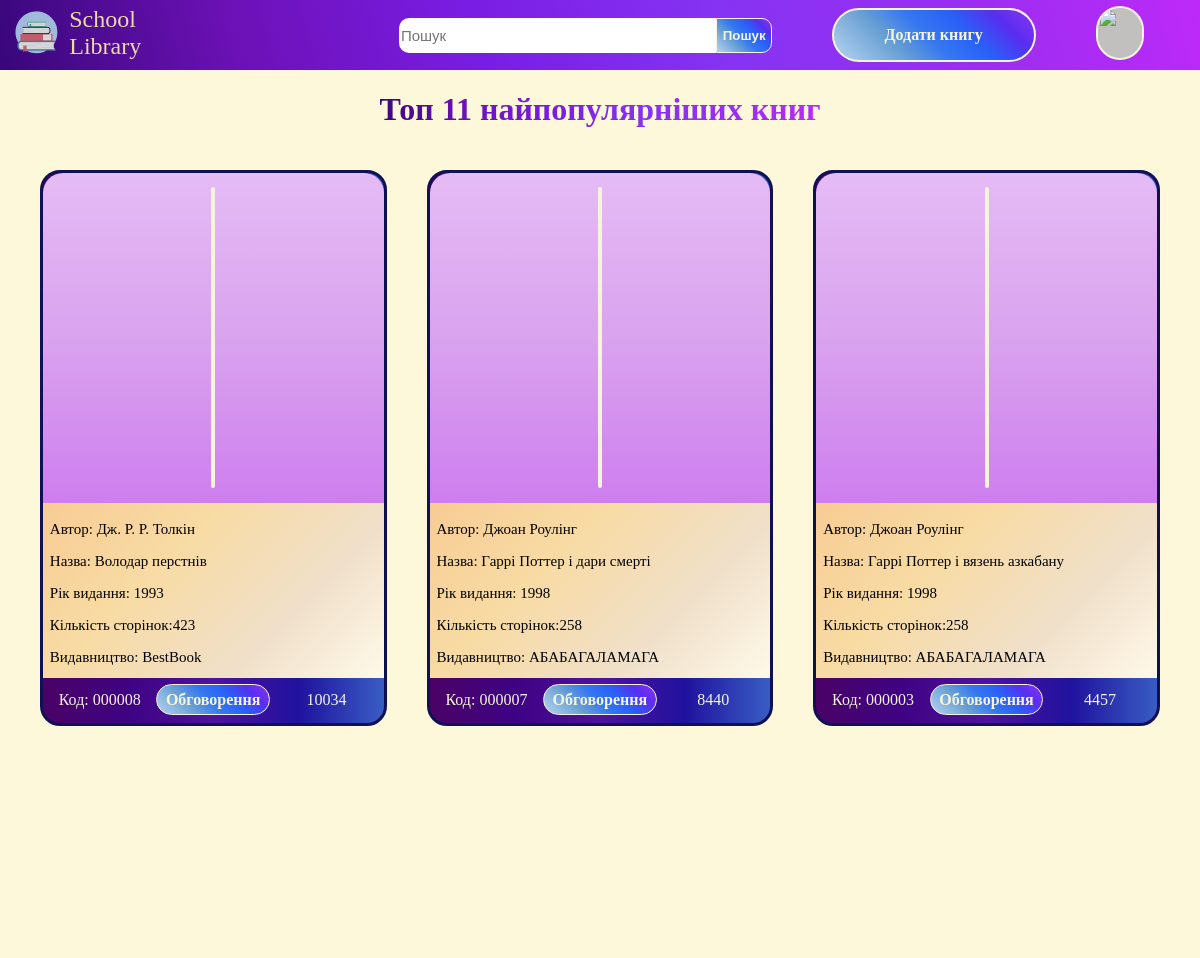
The app's page / (upper part), older data.
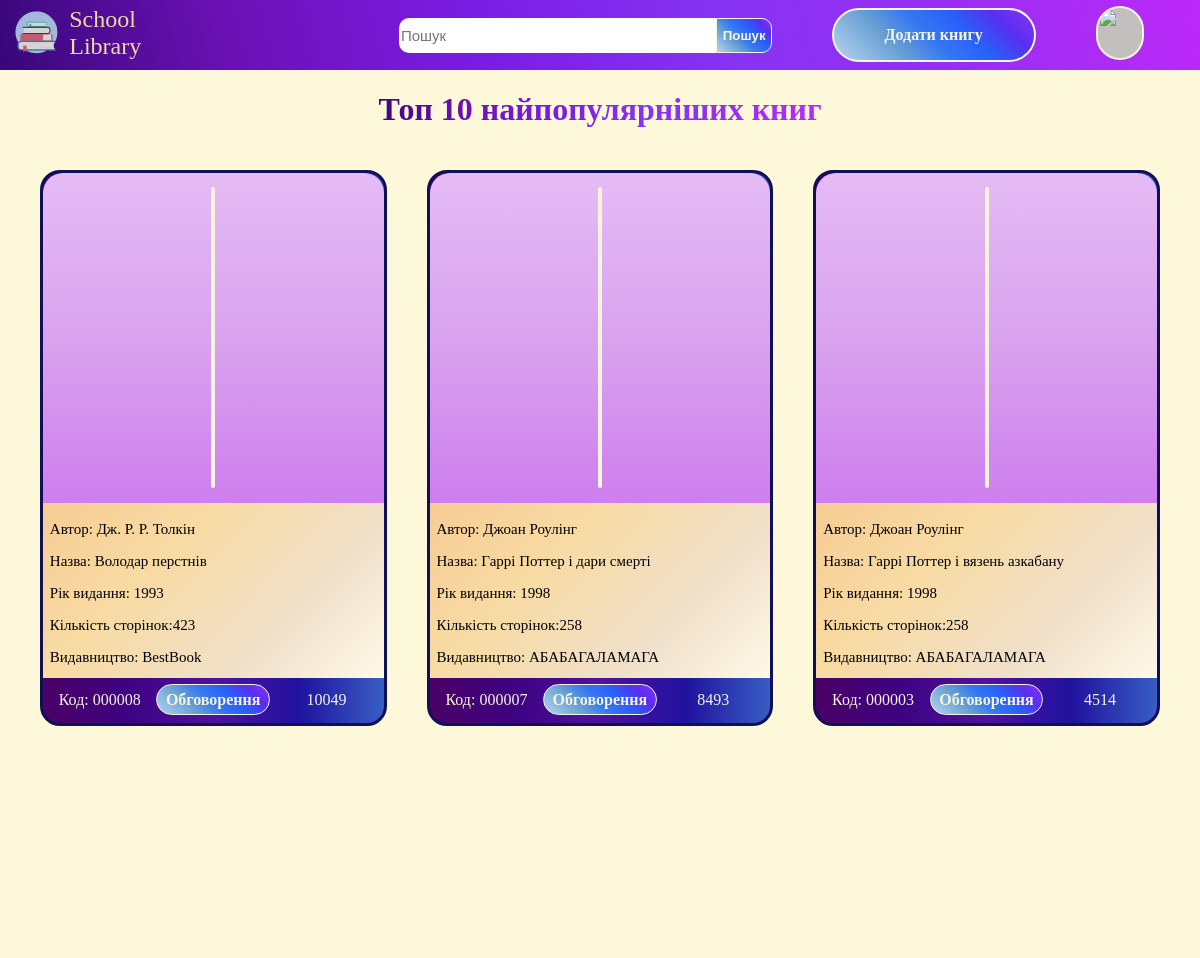
The same page, newer data.
### tables this page shows
CREATE TABLE "book" (
	"book_id"	TEXT UNIQUE,
	"author"	text NOT NULL,
	"name"	TEXT NOT NULL,
	"company"	text NOT NULL,
	"pages"	integer NOT NULL,
	"year"	integer NOT NULL,
	"book_photo"	BLOB NOT NULL,
	"view"	INTEGER DEFAULT 0,
	"user_id"	INTEGER,
	"search_name"	TEXT NOT NULL,
	PRIMARY KEY("book_id")
);

### main.py (the view)
@app.route("/home")
@app.route("/")
def home():
    print(current_user)
    db = get_db()
    dbase = FDataBase(db)
    return render_template("homepage.html", title="School Library Home", description = dbase.home_books())

### Dbase.py (called while the page is built)
    def home_books(self):
        sql= 'SELECT * FROM book ORDER BY view DESC LIMIT 15'
        try:
             self._cur.execute(sql)
             res=self._cur.fetchall()
             if res:
                 print(res)
                 return res
        except:
             print("error БД")
        return []

### main.py (called while the page is built)
def connect_db():
    conn = sqlite3.connect(app.config["DATABASE"])
    conn.row_factory = sqlite3.Row
    return conn

def get_db():
    if not hasattr(g, 'link_db'):
        g.link_db = connect_db()
    return g.link_db

### templates/homepage.html (shortened to what this page needs)
{% extends "base.html" %}
{% block css %}<link rel="stylesheet" href="../static/css/content.css">{% endblock %}
{%block search%}
<h1 class="searchtitle">Топ {{description|length}} найпопулярніших книг</h1>
{%endblock%}
{%block content%}
        {% for i in description %}
            <div class="article js-scroll">
                <div class="photo">
                    <div class="image">
                    </div>
                </div>
                <div class="description">
                    <div class="text">
                        <p>Автор: {{i["author"]}}</p>
                    </div>
                    <div class="text">
                        <p>Назва: {{i["name"]}}</p>
                    </div>
                    <div class="text">
                    <p>Рік видання: {{i["year"]}}</p>
                    </div>
                    <div class="text">
                     <p>Кількість сторінок:{{i["pages"]}}</p>
                    </div>
                    <div class="text">
                    <p>Видавництво: {{i["company"]}}</p>
                    </div>
                </div>
                <div class="code">
                    <div class="id">
                        Код: {{i["book_id"]}}<br>
                    </div>
                    <a href="/chat/{{i['book_id']}}:page=1">
                        <div class="chat">Обговорення</div>
                    </a>
                    <div class="views">
                        {{i["view"]}}<br>
                    </div>
                </div>
            </div>
        {% endfor %}
{%endblock%}

Row changes from the older to the newer data that the page shows:
changed book "Дж. Р. Р. Толкін": view "10034" → "10049"
changed book "Гаррі Поттер і дари смерті": view "8440" → "8493"
changed book "Гаррі Поттер і вязень азкабану": view "4457" → "4514"
Text that changed along with them:
{{ description|length }}: "11" → "10"
